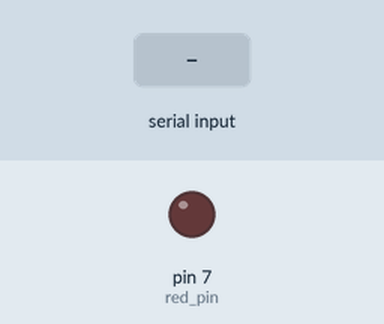
A sketch run on a simulated Arduino Uno, built with avr-gcc and run on an emulated ATmega328P. On the bench: output pins drawn as LEDs (lit = HIGH). Dashed ring = blinking. The test bench sets the inputs (shaded band). What the sketch prints to the serial monitor is not drawn.

Above: at 1.2 s.
1.3 s: "90,45\n" received over Serial
At 1.5 s:
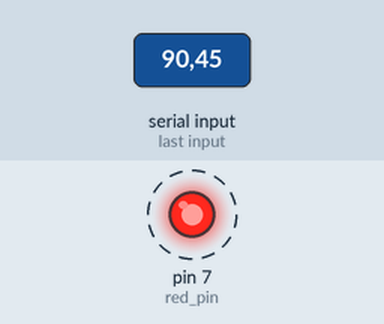
Timing chart, 0 to 10.3 s (numbered marks = the images above; inputs shaded):
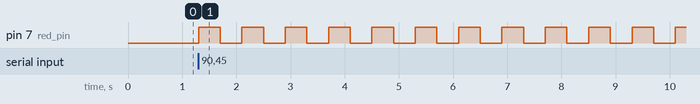

Measured:
- after the input at 1.3 s, pin 7 (red_pin): alternates HIGH for 0.40 s and LOW for 0.40 s, starting at once

The sketch:

18_Reading_Numbers_From_Serial_Monitor.ino
```cpp
// In order to read numbers from the Serial monitor, you must do three things:
// 1. Ask
// 2. Wait
// 3. Read

int num_of_blinks;
int i;
int red_pin = 7;
int blink_wait = 400;
String msg = "How many blinks do you want: ";

float pi = 3.14;
float radius;
float area;
// String msg = "What is the radius of your circle? ";
String msg2 = "The area of your circle is: ";

void setup() {
  // put your setup code here, to run once:
  Serial.begin(9600);
  pinMode(red_pin, OUTPUT);
}

void loop() {
  // put your main code here, to run repeatedly:
  Serial.println(msg); // 1. Ask

  while (Serial.available() == 0) {
    // 2. Wait
  }

  num_of_blinks = Serial.parseInt(); // 3. Read
  // radius = Serial.parseFloat();

  while (Serial.available() > 0) {
    Serial.read();
  }

  for (i = 1; i <= num_of_blinks; i++) {
    digitalWrite(red_pin, HIGH);
    delay(blink_wait);
    digitalWrite(red_pin, LOW);
    delay(blink_wait);
  }

  /*
  area = pi * radius * radius;
  Serial.print(msg2);
  Serial.println(area);
  */
}
```
